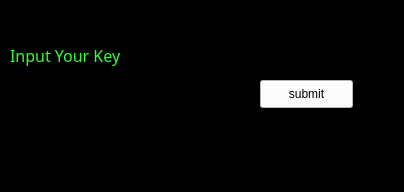
<?xml version="1.0" encoding="UTF-8"?>
<ui version="4.0">
 <class>Form</class>
 <widget class="QWidget" name="Form">
  <property name="geometry">
   <rect>
    <x>0</x>
    <y>0</y>
    <width>404</width>
    <height>192</height>
   </rect>
  </property>
  <property name="windowTitle">
   <string>Form</string>
  </property>
  <property name="styleSheet">
   <string notr="true">background-color:rgb(0, 0, 0);</string>
  </property>
  <widget class="QTextEdit" name="textEdit">
   <property name="geometry">
    <rect>
     <x>10</x>
     <y>80</y>
     <width>241</width>
     <height>31</height>
    </rect>
   </property>
   <property name="styleSheet">
    <string notr="true">QPushButton {
        background-color: white;  /* 배경색 흰색 */
        color: black;             /* 글자색 검정 */
}</string>
   </property>
  </widget>
  <widget class="QPushButton" name="butn">
   <property name="geometry">
    <rect>
     <x>260</x>
     <y>80</y>
     <width>93</width>
     <height>28</height>
    </rect>
   </property>
   <property name="styleSheet">
    <string notr="true">QPushButton {
        background-color: white;  /* 배경색 흰색 */
        color: black;             /* 글자색 검정 */
    }
    QPushButton:hover {
        background-color: #f9f9f9;  /* 마우스 올릴 때 연한 회색 */
    }
    QPushButton:pressed {
        background-color: #e6e6e6;  /* 눌렀을 때 더 진한 회색 */
    }</string>
   </property>
   <property name="text">
    <string>submit</string>
   </property>
  </widget>
  <widget class="QLabel" name="label">
   <property name="geometry">
    <rect>
     <x>10</x>
     <y>40</y>
     <width>131</width>
     <height>31</height>
    </rect>
   </property>
   <property name="font">
    <font>
     <family>Bahnschrift</family>
     <pointsize>12</pointsize>
    </font>
   </property>
   <property name="styleSheet">
    <string notr="true">QLabel {
    background-color: black;
    color: #33FF33;
}
</string>
   </property>
   <property name="text">
    <string>Input Your Key</string>
   </property>
  </widget>
  <widget class="QLineEdit" name="lineEdit">
   <property name="geometry">
    <rect>
     <x>10</x>
     <y>80</y>
     <width>241</width>
     <height>31</height>
    </rect>
   </property>
  </widget>
 </widget>
 <resources/>
 <connections/>
</ui>
